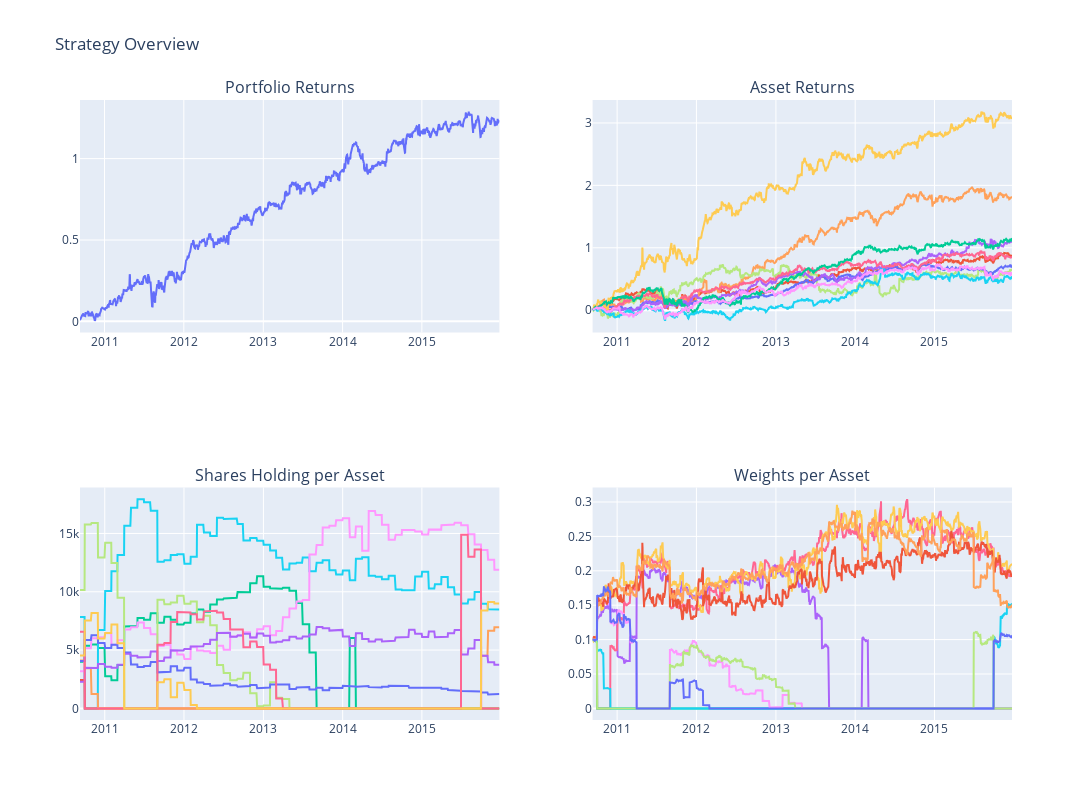

The notebook cell this image was saved under:
### Code cell
import plotly.graph_objs as go
from plotly.subplots import make_subplots

# Create subplot layout
fig = make_subplots(rows=2, cols=2, subplot_titles=('Portfolio Returns', 'Asset Returns', 'Shares Holding per Asset', 'Weights per Asset'))

# Add traces to the subplots
fig.add_trace(go.Scatter(x=stock_data.index, y=stock_data['Portfolio_Value_rets'].cumsum(), name='Portfolio'), row=1, col=1)

for s in stocks:
    fig.add_trace(go.Scatter(x=stock_data.index, y=stock_data[f'{s}_rets'].cumsum(), name=f'{s}'), row=1, col=2)
    fig.add_trace(go.Scatter(x=shares_df.index, y=shares_df[f'{s}_shares'], name=f'{s}'), row=2, col=1)
    fig.add_trace(go.Scatter(x=stock_data.index, y=stock_data[f'{s}_weight'], name=f'{s}'), row=2, col=2)

# Update subplot layout
fig.update_layout(height=800, width=1200, title='Strategy Overview', showlegend=False)

# Display the plot
fig.show()

### Figure 1 — Plotly figure (JSON) as saved in the notebook; plotly's stock layout.template omitted (floating-point values rounded to 4 significant figures; data arrays with more than 128 entries replaced by an {"elided": "..."} marker saying what was removed)
{"data": [{"name": "Portfolio", "type": "scatter", "x": {"elided": "1333 str values"}, "xaxis": "x", "y": {"elided": "1333 float values"}, "yaxis": "y"}, {"name": "DHR", "type": "scatter", "x": {"elided": "1333 str values"}, "xaxis": "x2", "y": {"elided": "1333 float values"}, "yaxis": "y2"}, {"name": "DHR", "type": "scatter", "x": {"elided": "1334 str values"}, "xaxis": "x3", "y": {"elided": "1334 int values"}, "yaxis": "y3"}, {"name": "DHR", "type": "scatter", "x": {"elided": "1333 str values"}, "xaxis": "x4", "y": {"elided": "1333 float values"}, "yaxis": "y4"}, {"name": "GILD", "type": "scatter", "x": {"elided": "1333 str values"}, "xaxis": "x2", "y": {"elided": "1333 float values"}, "yaxis": "y2"}, {"name": "GILD", "type": "scatter", "x": {"elided": "1334 str values"}, "xaxis": "x3", "y": {"elided": "1334 int values"}, "yaxis": "y3"}, {"name": "GILD", "type": "scatter", "x": {"elided": "1333 str values"}, "xaxis": "x4", "y": {"elided": "1333 float values"}, "yaxis": "y4"}, {"name": "ISRG", "type": "scatter", "x": {"elided": "1333 str values"}, "xaxis": "x2", "y": {"elided": "1333 float values"}, "yaxis": "y2"}, {"name": "ISRG", "type": "scatter", "x": {"elided": "1334 str values"}, "xaxis": "x3", "y": {"elided": "1334 int values"}, "yaxis": "y3"}, {"name": "ISRG", "type": "scatter", "x": {"elided": "1333 str values"}, "xaxis": "x4", "y": {"elided": "1333 float values"}, "yaxis": "y4"}, {"name": "JNJ", "type": "scatter", "x": {"elided": "1333 str values"}, "xaxis": "x2", "y": {"elided": "1333 float values"}, "yaxis": "y2"}, {"name": "JNJ", "type": "scatter", "x": {"elided": "1334 str values"}, "xaxis": "x3", "y": {"elided": "1334 int values"}, "yaxis": "y3"}, {"name": "JNJ", "type": "scatter", "x": {"elided": "1333 str values"}, "xaxis": "x4", "y": {"elided": "1333 float values"}, "yaxis": "y4"}, {"name": "LLY", "type": "scatter", "x": {"elided": "1333 str values"}, "xaxis": "x2", "y": {"elided": "1333 float values"}, "yaxis": "y2"}, {"name": "LLY", "type": "scatter", "x": {"elided": "1334 str values"}, "xaxis": "x3", "y": {"elided": "1334 int values"}, "yaxis": "y3"}, {"name": "LLY", "type": "scatter", "x": {"elided": "1333 str values"}, "xaxis": "x4", "y": {"elided": "1333 float values"}, "yaxis": "y4"}, {"name": "PFE", "type": "scatter", "x": {"elided": "1333 str values"}, "xaxis": "x2", "y": {"elided": "1333 float values"}, "yaxis": "y2"}, {"name": "PFE", "type": "scatter", "x": {"elided": "1334 str values"}, "xaxis": "x3", "y": {"elided": "1334 int values"}, "yaxis": "y3"}, {"name": "PFE", "type": "scatter", "x": {"elided": "1333 str values"}, "xaxis": "x4", "y": {"elided": "1333 float values"}, "yaxis": "y4"}, {"name": "REGN", "type": "scatter", "x": {"elided": "1333 str values"}, "xaxis": "x2", "y": {"elided": "1333 float values"}, "yaxis": "y2"}, {"name": "REGN", "type": "scatter", "x": {"elided": "1334 str values"}, "xaxis": "x3", "y": {"elided": "1334 int values"}, "yaxis": "y3"}, {"name": "REGN", "type": "scatter", "x": {"elided": "1333 str values"}, "xaxis": "x4", "y": {"elided": "1333 float values"}, "yaxis": "y4"}, {"name": "TMO", "type": "scatter", "x": {"elided": "1333 str values"}, "xaxis": "x2", "y": {"elided": "1333 float values"}, "yaxis": "y2"}, {"name": "TMO", "type": "scatter", "x": {"elided": "1334 str values"}, "xaxis": "x3", "y": {"elided": "1334 int values"}, "yaxis": "y3"}, {"name": "TMO", "type": "scatter", "x": {"elided": "1333 str values"}, "xaxis": "x4", "y": {"elided": "1333 float values"}, "yaxis": "y4"}, {"name": "AZN", "type": "scatter", "x": {"elided": "1333 str values"}, "xaxis": "x2", "y": {"elided": "1333 float values"}, "yaxis": "y2"}, {"name": "AZN", "type": "scatter", "x": {"elided": "1334 str values"}, "xaxis": "x3", "y": {"elided": "1334 int values"}, "yaxis": "y3"}, {"name": "AZN", "type": "scatter", "x": {"elided": "1333 str values"}, "xaxis": "x4", "y": {"elided": "1333 float values"}, "yaxis": "y4"}, {"name": "MRK", "type": "scatter", "x": {"elided": "1333 str values"}, "xaxis": "x2", "y": {"elided": "1333 float values"}, "yaxis": "y2"}, {"name": "MRK", "type": "scatter", "x": {"elided": "1334 str values"}, "xaxis": "x3", "y": {"elided": "1334 int values"}, "yaxis": "y3"}, {"name": "MRK", "type": "scatter", "x": {"elided": "1333 str values"}, "xaxis": "x4", "y": {"elided": "1333 float values"}, "yaxis": "y4"}], "layout": {"annotations": [{"font": {"size": 16}, "showarrow": false, "text": "Portfolio Returns", "x": 0.225, "xanchor": "center", "xref": "paper", "y": 1, "yanchor": "bottom", "yref": "paper"}, {"font": {"size": 16}, "showarrow": false, "text": "Asset Returns", "x": 0.775, "xanchor": "center", "xref": "paper", "y": 1, "yanchor": "bottom", "yref": "paper"}, {"font": {"size": 16}, "showarrow": false, "text": "Shares Holding per Asset", "x": 0.225, "xanchor": "center", "xref": "paper", "y": 0.375, "yanchor": "bottom", "yref": "paper"}, {"font": {"size": 16}, "showarrow": false, "text": "Weights per Asset", "x": 0.775, "xanchor": "center", "xref": "paper", "y": 0.375, "yanchor": "bottom", "yref": "paper"}], "height": 800, "showlegend": false, "title": {"text": "Strategy Overview"}, "width": 1200, "xaxis": {"anchor": "y", "domain": [0, 0.45]}, "xaxis2": {"anchor": "y2", "domain": [0.55, 1]}, "xaxis3": {"anchor": "y3", "domain": [0, 0.45]}, "xaxis4": {"anchor": "y4", "domain": [0.55, 1]}, "yaxis": {"anchor": "x", "domain": [0.625, 1]}, "yaxis2": {"anchor": "x2", "domain": [0.625, 1]}, "yaxis3": {"anchor": "x3", "domain": [0, 0.375]}, "yaxis4": {"anchor": "x4", "domain": [0, 0.375]}}}
